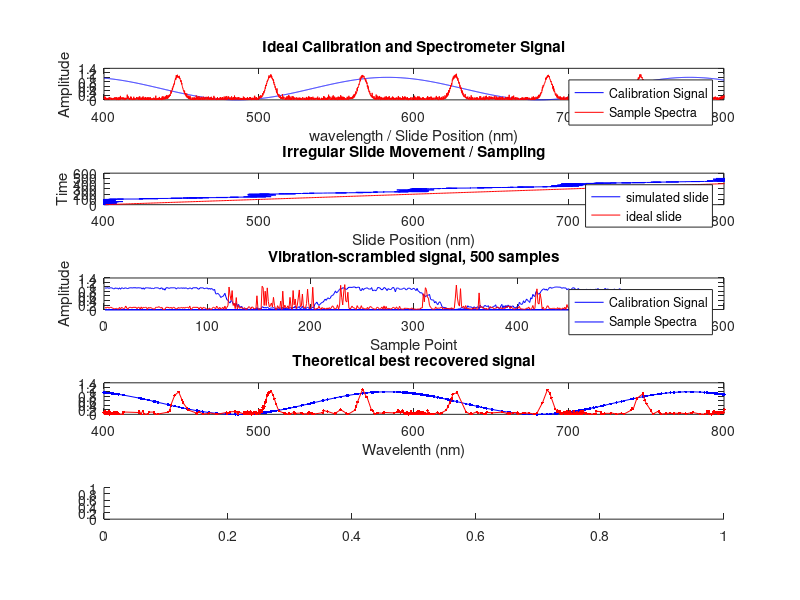

The MATLAB script that drew this image: (Note: this script raises an error after producing the figure.)
clear all; %close all; clc;
%%---------------------------------------------------
%% Calculate ideal signal and calibration reference
%%---------------------------------------------------
FMAX = 800; %Max optical frequency in nm
FMIN = 400;

f_ref = [FMIN : 0.1 : FMAX];
calib_ref = (sin((f_ref + 50) /31)) / 2 + 0.5;
% Make a nice spiky waveform with noise as our spectrometer signal
ideal_signal = abs(sin(f_ref/19)) .^ 50 + (0.07 * abs(randn(size(f_ref)))); 

figure('Position', [50 50 1000 900]);
subplot(5,1,1);
plot(f_ref, calib_ref, 'b');
title('Ideal Calibration and Spectrometer Signal');

hold on;
plot(f_ref, ideal_signal, 'r');
legend('Calibration Signal', 'Sample Spectra');
xlabel('wavelength / Slide Position (nm)');
ylabel('Amplitude');

%%---------------------------------------------------
%% Simulate effects of vibration on sampling
%%---------------------------------------------------

% Generate "Jumpy" sample points. 
% Slide generally advances in halting jumps, with 
sp = zeros(500,1);
for idx = 1:100:500
  sp(idx:idx+100) = idx;
end  
% Smooth
filterCoeff = ones(1, 50) / 50;
sp = filter(filterCoeff, 1, sp);
% Offset
sp = sp + 400;
% Add Random Noise
sp = sp + 5 * randn(length(sp),1);


subplot(5,1,2);
plot( sp, 1:length(sp), 'b'); % Plot where our slide actually is
hold on; plot( (1:length(sp)) + FMIN, 1:length(sp) , 'r'); %Plot where it would be ideally
legend('simulated slide', 'ideal slide');
title('Irregular Slide Movement / Sampling');
xlim([FMIN, FMAX]);
xlabel('Slide Position (nm)');
ylabel('Time');
%calib_observed = calib_ref(sample_points);
%signal_observed = ideal_signal(sample_points);


% Read from the ideal data at the specified sample points
calib_sampled = zeros(length(sp));
signal_observed = zeros(size(sp));
for idx = 1:length(sp)
  % Find the index of the ideal data where the slide is
  idy = find(f_ref > (sp(idx)), 1 );
  if(isempty(idy))
    idy = length(calib_ref);
  end
  %sample the ideal data
  calib_sampled(idx) = calib_ref(idy);
  signal_observed(idx) = ideal_signal(idy);
end

subplot(5, 1, 3); plot(1:length(calib_sampled), calib_sampled, 'b');
hold on; plot(1:length(signal_observed), signal_observed, 'r');
legend('Calibration Signal', 'Sample Spectra');
title('Vibration-scrambled signal, 500 samples');
xlabel('Sample Point');
ylabel('Amplitude');

%----------------------------------------------------
% Plot best possible reconstruction results
%--------------------1--------------------------------
subplot(5,1,4); 
[sortedSP, sortIndex] = sort(sp);
calib_sampled_ordered = calib_sampled(sortIndex);
signal_observed_ordered = signal_observed(sortIndex);

plot(sortedSP, calib_sampled_ordered  , '-b.'); hold on;
plot(sortedSP, signal_observed_ordered, '-r.');
xlim([FMIN FMAX]);
title('Theoretical best recovered signal');
xlabel('Wavelenth (nm)');

%%---------------------------------------------------
%% Reconstruction Algorithm
%%---------------------------------------------------
recovered_timestamp = zeros(size(calib_sampled));
last_pos = FMIN;
pl = subplot(5,1,5);
for idx=1:length(calib_sampled)
  delete(pl);
  pl = subplot(5,1,5);

  % Find the nearest point to the last one
  % where the simulated calibration signal 
  % matches our observed calibration signal
  loc = find_nearest(calib_sampled(idx), calib_ref, last_pos, 100, 300);
  recovered_timestamp(idx) = f_ref(loc);
  last_pos = loc;
  if loc > last_pos; last_pos = loc; end;
  %assert(last_pos >= lpdebug);
  
  plot(recovered_timestamp(1:idx), calib_sampled(1:idx));
  xlim([FMIN-100 FMAX+100]);
  title('Reconstructing Calibration Signal');
  pause(0.01);
end  

%[wavelength calibration spectra] = specRecover(f_ref, calib_ref, calib_sampled, ...
%  signal_observed, FMIN, FMAX, 100, 300);
  
%Recovered_timestamp should match the uneven sampling points  
%%---------------------------------------------------
%% Plot reconstruction results
%%---------------------------------------------------
subplot(5,1,5); 

% Sort recovered timestamp and data vectors
[wavelength, srtidx] = sort(recovered_timestamp); %Sorted Recovered Timestamp (SRT), SRT Index list)
calibration = calib_sampled(srtidx);
spectra = signal_observed(srtidx);

% Plot sorted data
plot(wavelength, calibration, '-b.');
hold on; 
plot(wavelength, spectra, '-r.');
title('Algorithmically recovered signal (RESULTS)');
legend('calibration', 'spectra')
xlim([FMIN, FMAX]);